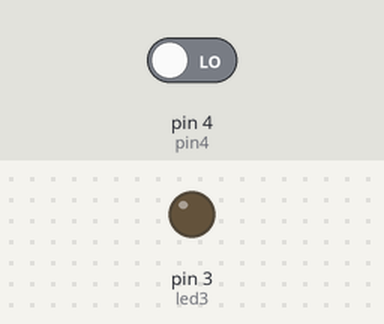
Bench run of a sketch on a simulated Arduino Uno, built with avr-gcc and run on an emulated ATmega328P. Shown: output pins drawn as LEDs (lit = HIGH). The inputs (shaded band) are chosen by the test bench; at power-on: pin 4 (pin4) LOW.

Above: at 1.2 s.
1.3 s: pin 4 (pin4) driven HIGH
At 1.9 s:
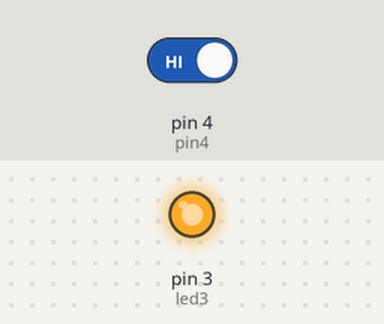
2.8 s: pin 4 (pin4) driven LOW
At 4.2 s:
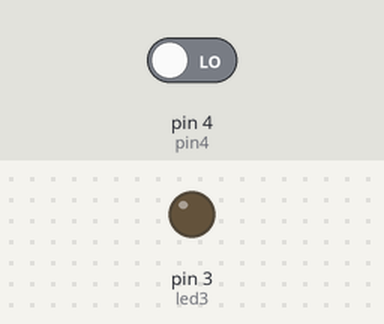
Timing chart, 0 to 5.8 s (numbered marks = the images above; inputs shaded):
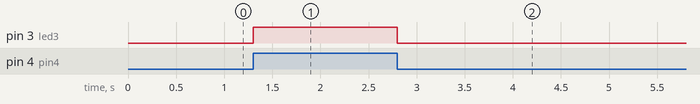

The sketch:

sketch_oct14a.ino
```cpp
#define led3 3
#define pin4 4
void setup() {
 pinMode(led3,OUTPUT);
 pinMode(pin4,INPUT);
}
void loop() {
  if(digitalRead(pin4)==HIGH)
  digitalWrite(led3,HIGH);
  else
  digitalWrite(led3,LOW);
}
```

Measured:
- after the input at 1.3 s, pin 3 (led3): LOW → HIGH at once
- after the input at 2.8 s, pin 3 (led3): HIGH → LOW at once
